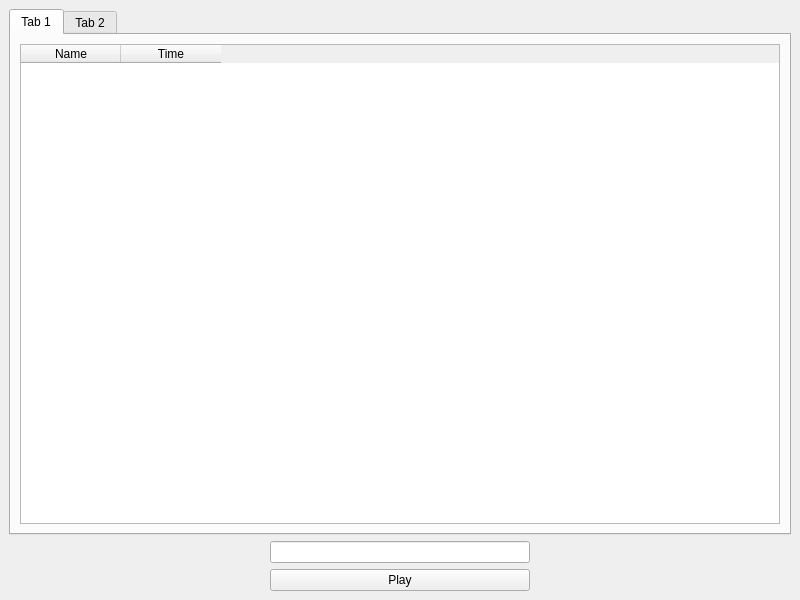
<?xml version="1.0" encoding="UTF-8"?>
<ui version="4.0">
 <class>MainWindow</class>
 <widget class="QMainWindow" name="MainWindow">
  <property name="geometry">
   <rect>
    <x>0</x>
    <y>0</y>
    <width>800</width>
    <height>600</height>
   </rect>
  </property>
  <property name="windowTitle">
   <string>MainWindow</string>
  </property>
  <widget class="QWidget" name="centralwidget">
   <property name="enabled">
    <bool>true</bool>
   </property>
   <layout class="QVBoxLayout" name="verticalLayout_2">
    <item>
     <widget class="QTabWidget" name="tabWidget">
      <property name="currentIndex">
       <number>0</number>
      </property>
      <widget class="QWidget" name="tab">
       <attribute name="title">
        <string>Tab 1</string>
       </attribute>
       <layout class="QVBoxLayout" name="verticalLayout">
        <item>
         <widget class="QTableWidget" name="tableWidget">
          <column>
           <property name="text">
            <string>Name</string>
           </property>
          </column>
          <column>
           <property name="text">
            <string>Time</string>
           </property>
          </column>
         </widget>
        </item>
       </layout>
      </widget>
      <widget class="QWidget" name="tab_2">
       <attribute name="title">
        <string>Tab 2</string>
       </attribute>
       <layout class="QVBoxLayout" name="verticalLayout_3">
        <item>
         <widget class="QListWidget" name="listWidget">
          <item>
           <property name="text">
            <string>Hello World</string>
           </property>
          </item>
         </widget>
        </item>
       </layout>
      </widget>
     </widget>
    </item>
    <item>
     <layout class="QHBoxLayout" name="horizontalLayout_2">
      <item>
       <spacer name="horizontalSpacer_3">
        <property name="orientation">
         <enum>Qt::Orientation::Horizontal</enum>
        </property>
        <property name="sizeHint" stdset="0">
         <size>
          <width>40</width>
          <height>20</height>
         </size>
        </property>
       </spacer>
      </item>
      <item>
       <widget class="QLineEdit" name="nameEdit"/>
      </item>
      <item>
       <spacer name="horizontalSpacer_4">
        <property name="orientation">
         <enum>Qt::Orientation::Horizontal</enum>
        </property>
        <property name="sizeHint" stdset="0">
         <size>
          <width>40</width>
          <height>20</height>
         </size>
        </property>
       </spacer>
      </item>
     </layout>
    </item>
    <item>
     <layout class="QHBoxLayout" name="horizontalLayout">
      <item>
       <spacer name="horizontalSpacer">
        <property name="orientation">
         <enum>Qt::Orientation::Horizontal</enum>
        </property>
        <property name="sizeHint" stdset="0">
         <size>
          <width>40</width>
          <height>20</height>
         </size>
        </property>
       </spacer>
      </item>
      <item>
       <widget class="QPushButton" name="playButton">
        <property name="sizePolicy">
         <sizepolicy hsizetype="Expanding" vsizetype="Fixed">
          <horstretch>0</horstretch>
          <verstretch>0</verstretch>
         </sizepolicy>
        </property>
        <property name="text">
         <string>Play</string>
        </property>
       </widget>
      </item>
      <item>
       <spacer name="horizontalSpacer_2">
        <property name="orientation">
         <enum>Qt::Orientation::Horizontal</enum>
        </property>
        <property name="sizeHint" stdset="0">
         <size>
          <width>40</width>
          <height>20</height>
         </size>
        </property>
       </spacer>
      </item>
     </layout>
    </item>
   </layout>
  </widget>
 </widget>
 <resources/>
 <connections/>
</ui>
